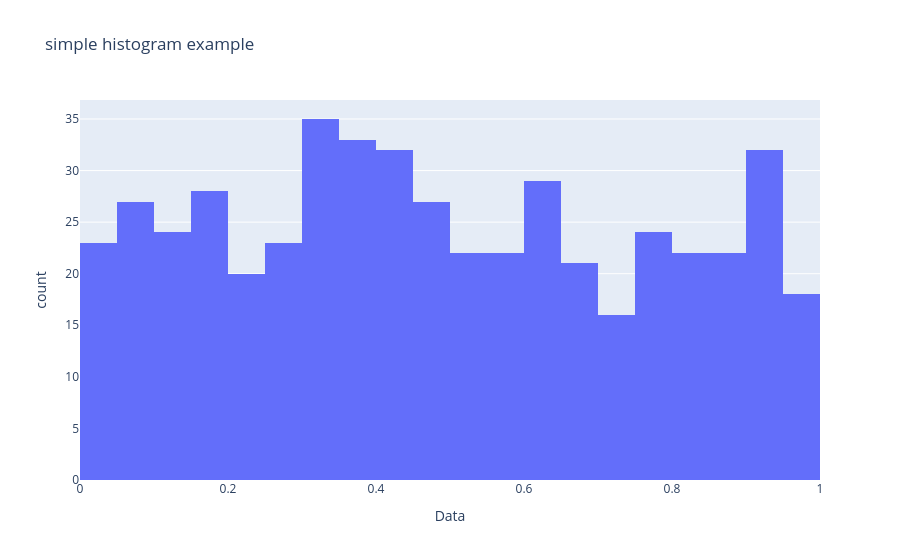

This figure's notebook cell:
### Markdown cell above
### 히스토그램 => 연속형 데이터의 분포를 구간별 막대로 나타내고자 할 때

### Code cell
import plotly.express as px
import pandas as pd
import numpy as np

df = pd.DataFrame({
    "Data": np.random.rand(500)
})

fig = px.histogram(
    df,
    x="Data",
    nbins=30, # number of bins => 구간 | 막대 하나
    title="simple histogram example"
)

fig.show()

### Figure 1 — Plotly figure (JSON) as saved in the notebook; plotly's stock layout.template omitted (floating-point values rounded to 4 significant figures; data arrays with more than 128 entries replaced by an {"elided": "..."} marker saying what was removed)
{"data": [{"alignmentgroup": "True", "bingroup": "x", "hovertemplate": "Data=%{x}<br>count=%{y}<extra></extra>", "legendgroup": "", "marker": {"color": "#636efa", "pattern": {"shape": ""}}, "name": "", "nbinsx": 30, "offsetgroup": "", "orientation": "v", "showlegend": false, "type": "histogram", "x": {"elided": "500 float values"}, "xaxis": "x", "yaxis": "y"}], "layout": {"barmode": "relative", "legend": {"tracegroupgap": 0}, "title": {"text": "simple histogram example"}, "xaxis": {"anchor": "y", "domain": [0, 1], "title": {"text": "Data"}}, "yaxis": {"anchor": "x", "domain": [0, 1], "title": {"text": "count"}}}}
